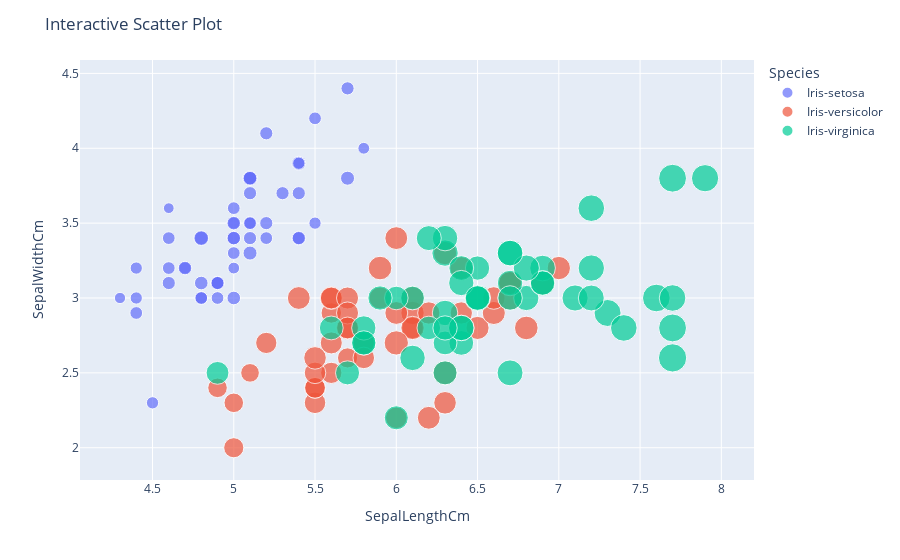

Notebook code for this chart:
### Code cell
fig = px.scatter(df, x='SepalLengthCm', y='SepalWidthCm', color='Species', size='PetalLengthCm', hover_data=['PetalWidthCm'])
fig.update_layout(title='Interactive Scatter Plot')
fig.show()

### Figure 1 — Plotly figure (JSON) as saved in the notebook; plotly's stock layout.template omitted (floating-point values rounded to 4 significant figures)
{"data": [{"customdata": [[0.2], [0.2], [0.2], [0.2], [0.2], [0.4], [0.3], [0.2], [0.2], [0.1], [0.2], [0.2], [0.1], [0.1], [0.2], [0.4], [0.4], [0.3], [0.3], [0.3], [0.2], [0.4], [0.2], [0.5], [0.2], [0.2], [0.4], [0.2], [0.2], [0.2], [0.2], [0.4], [0.1], [0.2], [0.1], [0.2], [0.2], [0.1], [0.2], [0.2], [0.3], [0.3], [0.2], [0.6], [0.4], [0.3], [0.2], [0.2], [0.2], [0.2]], "hovertemplate": "Species=Iris-setosa<br>SepalLengthCm=%{x}<br>SepalWidthCm=%{y}<br>PetalLengthCm=%{marker.size}<br>PetalWidthCm=%{customdata[0]}<extra></extra>", "legendgroup": "Iris-setosa", "marker": {"color": "#636efa", "size": [1.4, 1.4, 1.3, 1.5, 1.4, 1.7, 1.4, 1.5, 1.4, 1.5, 1.5, 1.6, 1.4, 1.1, 1.2, 1.5, 1.3, 1.4, 1.7, 1.5, 1.7, 1.5, 1, 1.7, 1.9, 1.6, 1.6, 1.5, 1.4, 1.6, 1.6, 1.5, 1.5, 1.4, 1.5, 1.2, 1.3, 1.5, 1.3, 1.5, 1.3, 1.3, 1.3, 1.6, 1.9, 1.4, 1.6, 1.4, 1.5, 1.4], "sizemode": "area", "sizeref": 0.01725, "symbol": "circle"}, "mode": "markers", "name": "Iris-setosa", "orientation": "v", "showlegend": true, "type": "scatter", "x": [5.1, 4.9, 4.7, 4.6, 5, 5.4, 4.6, 5, 4.4, 4.9, 5.4, 4.8, 4.8, 4.3, 5.8, 5.7, 5.4, 5.1, 5.7, 5.1, 5.4, 5.1, 4.6, 5.1, 4.8, 5, 5, 5.2, 5.2, 4.7, 4.8, 5.4, 5.2, 5.5, 4.9, 5, 5.5, 4.9, 4.4, 5.1, 5, 4.5, 4.4, 5, 5.1, 4.8, 5.1, 4.6, 5.3, 5], "xaxis": "x", "y": [3.5, 3, 3.2, 3.1, 3.6, 3.9, 3.4, 3.4, 2.9, 3.1, 3.7, 3.4, 3, 3, 4, 4.4, 3.9, 3.5, 3.8, 3.8, 3.4, 3.7, 3.6, 3.3, 3.4, 3, 3.4, 3.5, 3.4, 3.2, 3.1, 3.4, 4.1, 4.2, 3.1, 3.2, 3.5, 3.1, 3, 3.4, 3.5, 2.3, 3.2, 3.5, 3.8, 3, 3.8, 3.2, 3.7, 3.3], "yaxis": "y"}, {"customdata": [[1.4], [1.5], [1.5], [1.3], [1.5], [1.3], [1.6], [1], [1.3], [1.4], [1], [1.5], [1], [1.4], [1.3], [1.4], [1.5], [1], [1.5], [1.1], [1.8], [1.3], [1.5], [1.2], [1.3], [1.4], [1.4], [1.7], [1.5], [1], [1.1], [1], [1.2], [1.6], [1.5], [1.6], [1.5], [1.3], [1.3], [1.3], [1.2], [1.4], [1.2], [1], [1.3], [1.2], [1.3], [1.3], [1.1], [1.3]], "hovertemplate": "Species=Iris-versicolor<br>SepalLengthCm=%{x}<br>SepalWidthCm=%{y}<br>PetalLengthCm=%{marker.size}<br>PetalWidthCm=%{customdata[0]}<extra></extra>", "legendgroup": "Iris-versicolor", "marker": {"color": "#EF553B", "size": [4.7, 4.5, 4.9, 4, 4.6, 4.5, 4.7, 3.3, 4.6, 3.9, 3.5, 4.2, 4, 4.7, 3.6, 4.4, 4.5, 4.1, 4.5, 3.9, 4.8, 4, 4.9, 4.7, 4.3, 4.4, 4.8, 5, 4.5, 3.5, 3.8, 3.7, 3.9, 5.1, 4.5, 4.5, 4.7, 4.4, 4.1, 4, 4.4, 4.6, 4, 3.3, 4.2, 4.2, 4.2, 4.3, 3, 4.1], "sizemode": "area", "sizeref": 0.01725, "symbol": "circle"}, "mode": "markers", "name": "Iris-versicolor", "orientation": "v", "showlegend": true, "type": "scatter", "x": [7, 6.4, 6.9, 5.5, 6.5, 5.7, 6.3, 4.9, 6.6, 5.2, 5, 5.9, 6, 6.1, 5.6, 6.7, 5.6, 5.8, 6.2, 5.6, 5.9, 6.1, 6.3, 6.1, 6.4, 6.6, 6.8, 6.7, 6, 5.7, 5.5, 5.5, 5.8, 6, 5.4, 6, 6.7, 6.3, 5.6, 5.5, 5.5, 6.1, 5.8, 5, 5.6, 5.7, 5.7, 6.2, 5.1, 5.7], "xaxis": "x", "y": [3.2, 3.2, 3.1, 2.3, 2.8, 2.8, 3.3, 2.4, 2.9, 2.7, 2, 3, 2.2, 2.9, 2.9, 3.1, 3, 2.7, 2.2, 2.5, 3.2, 2.8, 2.5, 2.8, 2.9, 3, 2.8, 3, 2.9, 2.6, 2.4, 2.4, 2.7, 2.7, 3, 3.4, 3.1, 2.3, 3, 2.5, 2.6, 3, 2.6, 2.3, 2.7, 3, 2.9, 2.9, 2.5, 2.8], "yaxis": "y"}, {"customdata": [[2.5], [1.9], [2.1], [1.8], [2.2], [2.1], [1.7], [1.8], [1.8], [2.5], [2], [1.9], [2.1], [2], [2.4], [2.3], [1.8], [2.2], [2.3], [1.5], [2.3], [2], [2], [1.8], [2.1], [1.8], [1.8], [1.8], [2.1], [1.6], [1.9], [2], [2.2], [1.5], [1.4], [2.3], [2.4], [1.8], [1.8], [2.1], [2.4], [2.3], [1.9], [2.3], [2.5], [2.3], [1.9], [2], [2.3], [1.8]], "hovertemplate": "Species=Iris-virginica<br>SepalLengthCm=%{x}<br>SepalWidthCm=%{y}<br>PetalLengthCm=%{marker.size}<br>PetalWidthCm=%{customdata[0]}<extra></extra>", "legendgroup": "Iris-virginica", "marker": {"color": "#00cc96", "size": [6, 5.1, 5.9, 5.6, 5.8, 6.6, 4.5, 6.3, 5.8, 6.1, 5.1, 5.3, 5.5, 5, 5.1, 5.3, 5.5, 6.7, 6.9, 5, 5.7, 4.9, 6.7, 4.9, 5.7, 6, 4.8, 4.9, 5.6, 5.8, 6.1, 6.4, 5.6, 5.1, 5.6, 6.1, 5.6, 5.5, 4.8, 5.4, 5.6, 5.1, 5.1, 5.9, 5.7, 5.2, 5, 5.2, 5.4, 5.1], "sizemode": "area", "sizeref": 0.01725, "symbol": "circle"}, "mode": "markers", "name": "Iris-virginica", "orientation": "v", "showlegend": true, "type": "scatter", "x": [6.3, 5.8, 7.1, 6.3, 6.5, 7.6, 4.9, 7.3, 6.7, 7.2, 6.5, 6.4, 6.8, 5.7, 5.8, 6.4, 6.5, 7.7, 7.7, 6, 6.9, 5.6, 7.7, 6.3, 6.7, 7.2, 6.2, 6.1, 6.4, 7.2, 7.4, 7.9, 6.4, 6.3, 6.1, 7.7, 6.3, 6.4, 6, 6.9, 6.7, 6.9, 5.8, 6.8, 6.7, 6.7, 6.3, 6.5, 6.2, 5.9], "xaxis": "x", "y": [3.3, 2.7, 3, 2.9, 3, 3, 2.5, 2.9, 2.5, 3.6, 3.2, 2.7, 3, 2.5, 2.8, 3.2, 3, 3.8, 2.6, 2.2, 3.2, 2.8, 2.8, 2.7, 3.3, 3.2, 2.8, 3, 2.8, 3, 2.8, 3.8, 2.8, 2.8, 2.6, 3, 3.4, 3.1, 3, 3.1, 3.1, 3.1, 2.7, 3.2, 3.3, 3, 2.5, 3, 3.4, 3], "yaxis": "y"}], "layout": {"autosize": true, "legend": {"itemsizing": "constant", "title": {"text": "Species"}, "tracegroupgap": 0}, "margin": {"t": 60}, "title": {"text": "Interactive Scatter Plot"}, "xaxis": {"anchor": "y", "autorange": true, "domain": [0, 1], "range": [4.064, 8.178], "title": {"text": "SepalLengthCm"}, "type": "linear"}, "yaxis": {"anchor": "x", "autorange": true, "domain": [0, 1], "range": [1.702, 4.646], "title": {"text": "SepalWidthCm"}, "type": "linear"}}}
